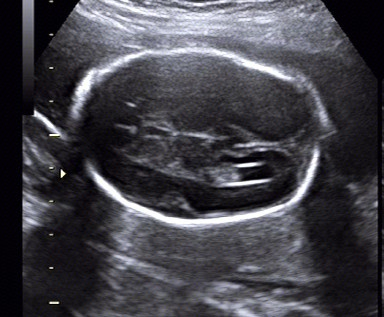
#> input picture test.jpg, 384 x 317 px
$ python xml2img.py   (Python 2 division)
#> lines starting #> are read from the running program, lines starting #| are printed output that depends on the picture; after the words box and inside, x2 and y2 are one past the last pixel; in counts of white or black regions, pixels touching at a corner belong together
#!/usr/bin/env python
# -*- coding: utf-8 -*-

'''
将xml记录的标记转换为二进制模版图像


'''

import os, sys
import cv2
import numpy as np
import copy
import xml.etree.ElementTree as ET

width, height, x, y, a, b, angle = 0,0,0,0,0,0,0


xml_file = "test.xml"
tree = ET.parse(xml_file)
#> (reads test.xml from the repository)


# 解析xml文件并遍历相应的节点，根据标签名称伏予相应的值

for elem in tree.iter():
    #print elem.tag, elem.attrib, elem.text
    if elem.tag == "width":
        width = int(elem.text)
    elif elem.tag == "height":
        height = int(elem.text)
    elif elem.tag == "x":
        x = int(elem.text)
    elif elem.tag == "y":
        y = int(elem.text)
    elif elem.tag == "a":
        a = int(elem.text)
    elif elem.tag == "b":
        b = int(elem.text)
    elif elem.tag == "angle":
        angle = int(elem.text)

# print(width, height, x, y, a, b, angle)

mask_image = np.zeros((height,width), np.uint8)
pts = cv2.ellipse2Poly((x,y), (a,b), angle, 0, 360, 15)
cv2.fillConvexPoly(mask_image, pts, (255,255))
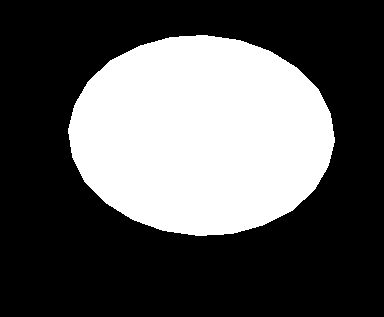
#> mask_image: shape (317, 384); 34.1% white; 1 white region, box (x1, y1, x2, y2) and area: (68, 35, 335, 236) 41542
ret,thresh = cv2.threshold(mask_image, 127, 255, cv2.THRESH_BINARY)
img_file = "test.jpg"
img_ori = cv2.imread(img_file)
#> img_ori is the input picture: shape (317, 384, 3); mean B, G, R 73.2, 66.4, 67.4

img_masked = cv2.bitwise_and(img_ori, img_ori, mask = thresh)
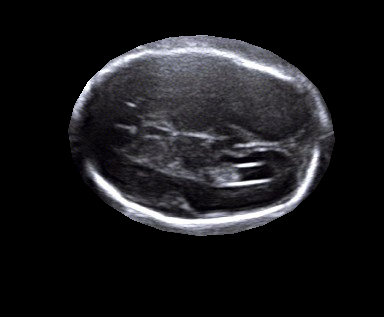
#> img_masked: shape (317, 384, 3); mean B, G, R 28.4, 26.1, 26.4

print thresh.shape
#| (317, 384)

cv2.imshow("image", img_ori)
cv2.imshow("mask", thresh)
cv2.imshow("img_masked",img_masked)
cv2.imwrite("test_mask.jpg",thresh)
cv2.waitKey()
cv2.destroyAllWindows()
